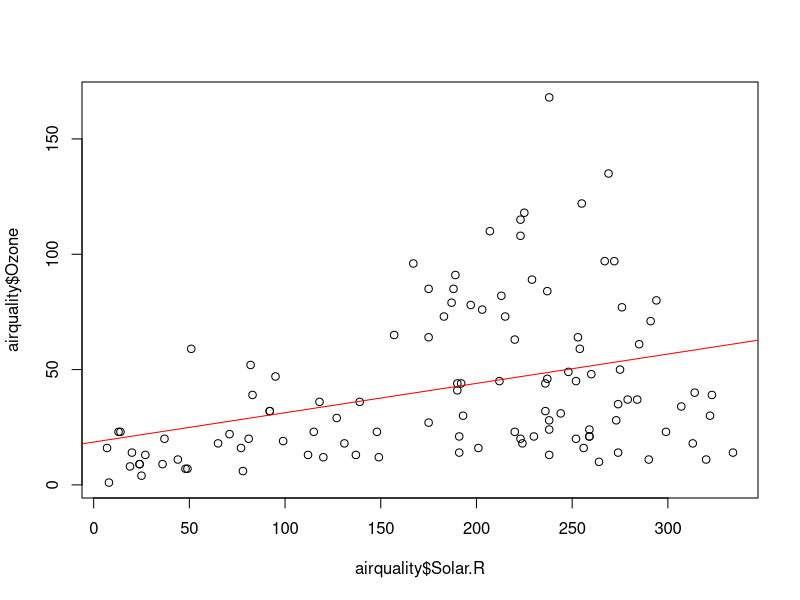

This chart was generated by the following R code:
handle_missing_values <- function(data, threshold = 0.1){
  num_rows <- nrow(data)
  missing_counts <- colSums(is.na(data))
  for(col in names(data)){
    missing_count <- missing_counts[col]
    if(missing_count > 0){
      if(missing_count/num_rows < threshold){
        data <- data[complete.cases(data),]
      } else {
        mean_val <- mean(data[[col]],na.rm=TRUE)
        data[[col]][is.na(data[[col]])] <- mean_val
      }
    }
  }
  return (data)
}

df_handled <- handle_missing_values(airquality)
print(df_handled)
model <- lm(Ozone ~ Solar.R, data = airquality)
plot(airquality$Solar.R, airquality$Ozone)
abline(model,col="red")